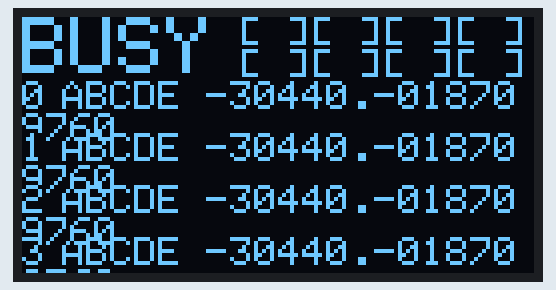
Bench run of a sketch on a simulated Arduino Uno, built with avr-gcc and run on an emulated ATmega328P. Shown: 128×64 one-colour display.

Above: at 2.1 s.
At 8.3 s:
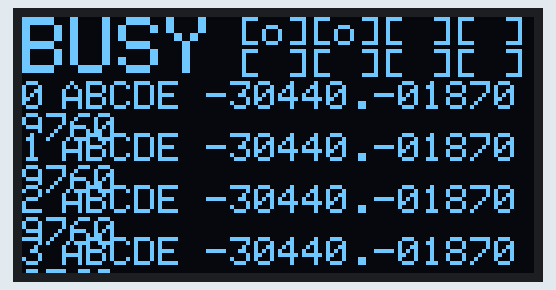
At 12.3 s:
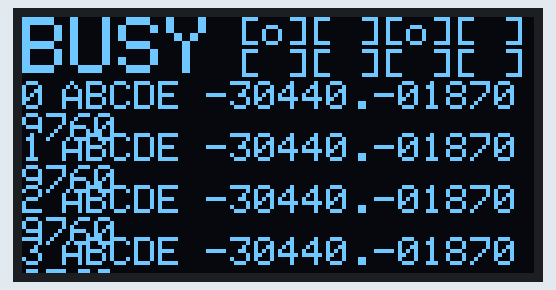
At 20.5 s:
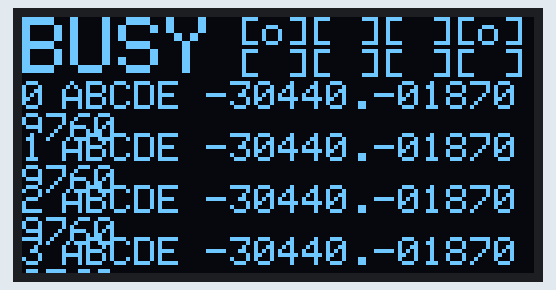
At 26.6 s:
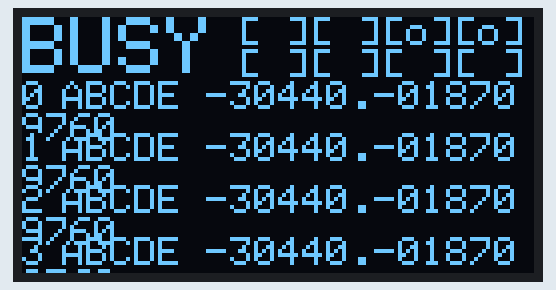
At 36.9 s:
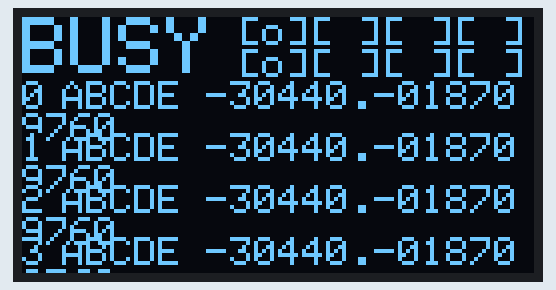

The sketch:

display_pulser.ino
```cpp
#include <stdio.h>
#include <Wire.h>
#include <Adafruit_GFX.h>
#include <Adafruit_SSD1306.h>
#define SCREEN_WIDTH 128 // OLED display width, in pixels
#define SCREEN_HEIGHT 64 // OLED display height, in pixels

// Declaration for an SSD1306 display connected to I2C (SDA, SCL pins)
Adafruit_SSD1306 display(SCREEN_WIDTH, SCREEN_HEIGHT, &Wire, -1);

int p_enable = 0;
int N=8;
int stepi=0;

void enable_display(int en) {
  boolean isBitSet;
  byte i;
  display.setTextSize(1);
  for (i=0;i<N;i++){
    if (i<4)
      display.setCursor((9+i*3)*6,0);
    else if (i<8)
      display.setCursor((9+(i-4)*3)*6,8);
    if (i<8){
      if (en & (1 << i))
        display.println("[o]");
      else
        display.println("[ ]");
    }
  }
}

void state_display(boolean busy){
  display.setTextSize(2);
  display.setCursor(0,0);
  if (busy)
    display.println("BUSY");
  else
    display.println("WAIT");
}

void delay_display(byte line, byte pulser, char* mn, unsigned long md){
  char pname[6];
  char pdelay[14];
  unsigned int ns,us,ms;


  if (line<4){
    if (pulser<10)
      display.drawChar(0, 16+line*13,48+pulser, WHITE, BLACK, 1);//0-9
    else
      display.drawChar(0, 16+line*13,55+pulser, WHITE, BLACK, 1);//A-Z
    sprintf(pname, "%5s", mn);
    display.setCursor(10, 16+line*13);
    display.println(pname);

    ns=md%100;
    md=(int)((md-ns)/100);
    us=md%1000;
    md=(int)((md-us)/1000);
    ms=md%1000;
    md=(int)((md-ms)/1000);
    sprintf(pdelay, "%3d.%03d%03d%02d0",md,ms,us,ns);
    display.setCursor(46, 16+line*13);
    display.println(pdelay);

  }

}

void info_display() {
  int i;
  display.clearDisplay();
  display.setTextSize(1);
  display.setTextColor(WHITE);

  enable_display(stepi);
  for (i=0;i<4;i++)
    delay_display(i,i,"ABCDE", (unsigned long) 1263212840);
  state_display(true);

/*  for (i=0;i<5;i++){
    display.setCursor(0, 16+i*13);
    display.println("X:ABCDE 10.123456789");
  }*/
  // Display static text
  display.display();
}


void setup() {
  int i;
  Serial.begin(115200);

  if(!display.begin(SSD1306_SWITCHCAPVCC, 0x3C)) { // Address 0x3D for 128x64
    Serial.println(F("SSD1306 allocation failed"));
    for(;;);
  }
  delay(2000);
}


void loop() {

  info_display();
  delay(2000);
  stepi +=1;
}
```

Measured:
- what the display in image 1 shows lasts 2.0 s, from 8.2 s to 10.2 s
